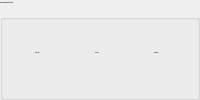
       <widget class="QGroupBox" name="LaserWavelength">
        <property name="font">
         <font>
          <family>Ubuntu</family>
          <pointsize>-1</pointsize>
          <weight>75</weight>
          <bold>true</bold>
         </font>
        </property>
        <property name="styleSheet">
         <string notr="true"/>
        </property>
        <property name="title">
         <string>Laser Wavelengths on Table</string>
        </property>
        <property name="alignment">
         <set>Qt::AlignLeading|Qt::AlignLeft|Qt::AlignVCenter</set>
        </property>
        <layout class="QGridLayout" name="gridLayout_2">
         <item row="0" column="4">
          <widget class="QLabel" name="label_12">
           <property name="sizePolicy">
            <sizepolicy hsizetype="MinimumExpanding" vsizetype="Preferred">
             <horstretch>0</horstretch>
             <verstretch>0</verstretch>
            </sizepolicy>
           </property>
           <property name="text">
            <string>NOPA IR:</string>
           </property>
           <property name="alignment">
            <set>Qt::AlignCenter</set>
           </property>
          </widget>
         </item>
         <item row="0" column="2">
          <widget class="QLabel" name="label_11">
           <property name="sizePolicy">
            <sizepolicy hsizetype="MinimumExpanding" vsizetype="Preferred">
             <horstretch>0</horstretch>
             <verstretch>0</verstretch>
            </sizepolicy>
           </property>
           <property name="text">
            <string>400 nm:</string>
           </property>
           <property name="alignment">
            <set>Qt::AlignCenter</set>
           </property>
          </widget>
         </item>
         <item row="0" column="0">
          <widget class="QLabel" name="label_8">
           <property name="sizePolicy">
            <sizepolicy hsizetype="MinimumExpanding" vsizetype="Preferred">
             <horstretch>0</horstretch>
             <verstretch>0</verstretch>
            </sizepolicy>
           </property>
           <property name="text">
            <string>800 nm:</string>
           </property>
           <property name="alignment">
            <set>Qt::AlignCenter</set>
           </property>
          </widget>
         </item>
         <item row="0" column="1">
          <widget class="caLed" name="caled_17">
           <property name="rectangular">
            <bool>true</bool>
           </property>
           <property name="ledWidth">
            <number>40</number>
           </property>
           <property name="ledHeight">
            <number>40</number>
           </property>
           <property name="linearGradient">
            <bool>true</bool>
           </property>
           <property name="scaleContents">
            <bool>true</bool>
           </property>
           <property name="channel" stdset="0">
            <string notr="true">HHG:GASCELL:pidEnabled</string>
           </property>
           <property name="falseColor">
            <color>
             <red>255</red>
             <green>0</green>
             <blue>0</blue>
            </color>
           </property>
           <property name="trueColor">
            <color>
             <red>0</red>
             <green>170</green>
             <blue>0</blue>
            </color>
           </property>
           <property name="trueValue">
            <string>On</string>
           </property>
           <property name="falseValue">
            <string>Off</string>
           </property>
          </widget>
         </item>
         <item row="0" column="3">
          <widget class="caLed" name="caled_14">
           <property name="rectangular">
            <bool>true</bool>
           </property>
           <property name="ledWidth">
            <number>40</number>
           </property>
           <property name="ledHeight">
            <number>40</number>
           </property>
           <property name="linearGradient">
            <bool>true</bool>
           </property>
           <property name="scaleContents">
            <bool>true</bool>
           </property>
           <property name="channel" stdset="0">
            <string notr="true">HHG:GASCELL:pidEnabled</string>
           </property>
           <property name="falseColor">
            <color>
             <red>255</red>
             <green>0</green>
             <blue>0</blue>
            </color>
           </property>
           <property name="trueColor">
            <color>
             <red>0</red>
             <green>170</green>
             <blue>0</blue>
            </color>
           </property>
           <property name="trueValue">
            <string>On</string>
           </property>
           <property name="falseValue">
            <string>Off</string>
           </property>
          </widget>
         </item>
         <item row="0" column="5">
          <widget class="caLed" name="caled_16">
           <property name="rectangular">
            <bool>true</bool>
           </property>
           <property name="ledWidth">
            <number>40</number>
           </property>
           <property name="ledHeight">
            <number>40</number>
           </property>
           <property name="linearGradient">
            <bool>true</bool>
           </property>
           <property name="scaleContents">
            <bool>true</bool>
           </property>
           <property name="channel" stdset="0">
            <string notr="true">HHG:GASCELL:pidEnabled</string>
           </property>
           <property name="falseColor">
            <color>
             <red>255</red>
             <green>0</green>
             <blue>0</blue>
            </color>
           </property>
           <property name="trueColor">
            <color>
             <red>0</red>
             <green>170</green>
             <blue>0</blue>
            </color>
           </property>
           <property name="trueValue">
            <string>On</string>
           </property>
           <property name="falseValue">
            <string>Off</string>
           </property>
          </widget>
         </item>
        </layout>
        <zorder>label_8</zorder>
        <zorder>label_11</zorder>
        <zorder>label_12</zorder>
        <zorder>caled_17</zorder>
        <zorder>caled_14</zorder>
        <zorder>caled_16</zorder>
       </widget>
